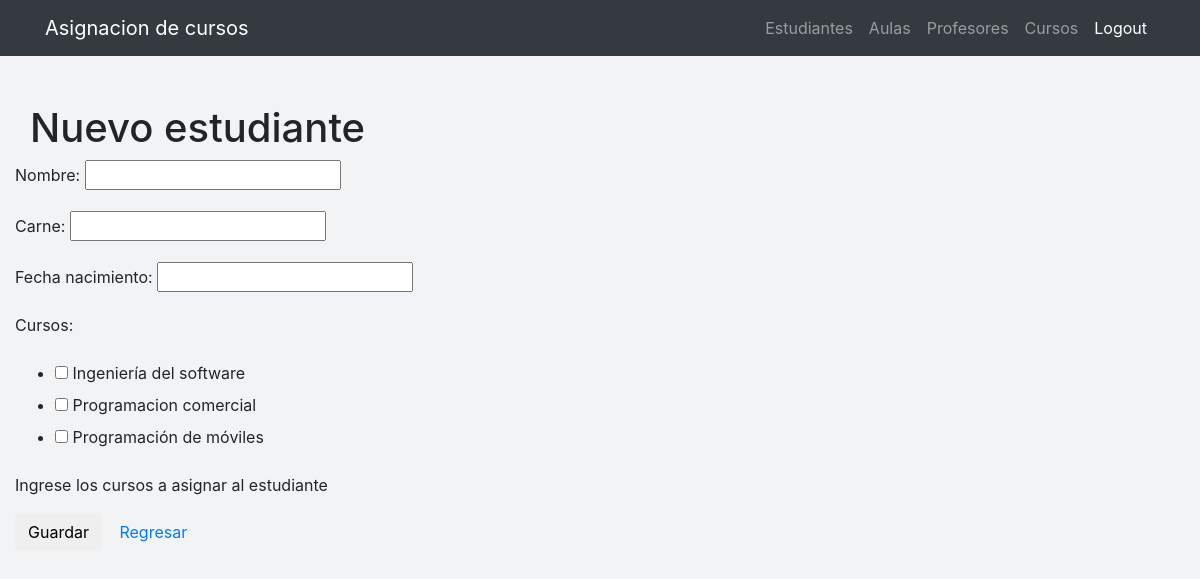
/estudiantes/nuevo/ (signed in), run on an earlier commit of the app's database.
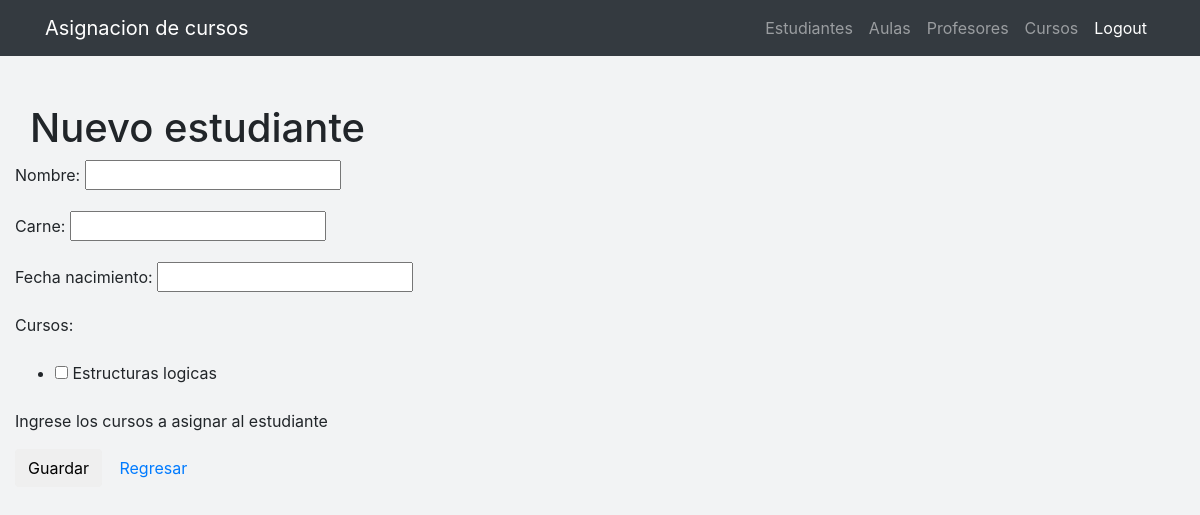
And on a later commit of the database.
### estudiantes/views.py (the view)
# urls.py: url(r'^estudiantes/nuevo/$', views.estudiante_nuevo, name='estudiante_nuevo'),
@login_required
def estudiante_nuevo(request):
    if request.method == "POST":
        formulario = EstudianteForm(request.POST)
        if formulario.is_valid():
            estudiante = Estudiante.objects.create(nombre=formulario.cleaned_data['nombre'], carne=formulario.cleaned_data['carne'], fecha_nacimiento = formulario.cleaned_data['fecha_nacimiento'])
            for curso_id in request.POST.getlist('cursos'):
                asignacion = Asignacion(curso_id=curso_id, estudiante_id = estudiante.id)
                asignacion.save()
            return redirect('estudiante_list')
    else:
        formulario = EstudianteForm()
    return render(request, 'estudiantes/estudiante_nuevo.html', {'formulario': formulario})

### estudiantes/forms.py
class EstudianteForm(forms.ModelForm):
    class Meta:
        model = Estudiante
        fields = ('nombre', 'carne', 'fecha_nacimiento', 'cursos')
    def __init__ (self, *args, **kwargs):
        super(EstudianteForm, self).__init__(*args, **kwargs)
        self.fields["cursos"].widget = forms.widgets.CheckboxSelectMultiple()
        self.fields["cursos"].help_text = "Ingrese los cursos a asignar al estudiante"
        self.fields["cursos"].queryset = Curso.objects.all()

### estudiantes/models.py (called while the page is built)
    def __str__(self):
        return self.nombre

### estudiantes/templates/estudiantes/estudiante_nuevo.html
{% extends 'estudiantes/base.html' %}
    {% block content %}
    <div class="portlet-body">
        <div class="portlet-title">
          <h1>Nuevo estudiante</h1>
        </div>
    <div class="row">
        <form method="POST" class="post-form">{% csrf_token %}
            {{ formulario.as_p }}
            <button type="submit" class="save btn btn-default">Guardar</button>
            <a href="{% url 'estudiante_list'%}" class="btn btn-default">Regresar</a>
        </form>
    </div>
    </div>
    {% endblock %}

What changed in the data, as far as the page shows it:
changed Curso: nombre "Ingeniería del software" → "Estructuras logicas" (drawn)
Also different on the page:
form field cursos: "☐ ☐ ☐" → "☐"
text no longer shown: "Nombre: Carne: Fecha nacimiento: Cursos: Ingeniería del software Programacion comercial Programación de móviles Ingrese los cursos a asignar al estudiante"
text now shown: "Nombre: Carne: Fecha nacimiento: Cursos: Estructuras logicas Ingrese los cursos a asignar al estudiante"
